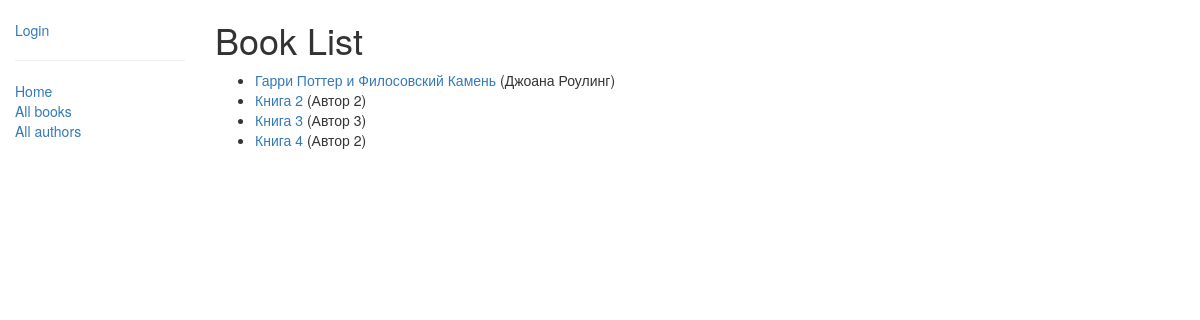
/catalog/books/, run on the app's committed database.
### catalog/models.py (models this page shows, shortened)
class Book(models.Model):
    title = models.CharField(max_length=200)
    author = models.ForeignKey('Author', on_delete=models.SET_NULL, null=True)
    summary = models.TextField(max_length=1000, help_text='Введите краткое описание книги')
    isbn = models.CharField('ISBN', max_length=13,
                            help_text='13 Character <a href="https://www.isbn-international.org/content/what-isbn">ISBN number</a>')
    genre = models.ManyToManyField(Genre, help_text='Выберите жанр для этой кнмги')
    language = models.ManyToManyField(Language, help_text='Выберите язык вашей книги')
    class Meta:
        verbose_name = 'Книга'
        verbose_name_plural = 'Книги'
    def display_genre(self):
        return ', '.join([genre.name for genre in self.genre.all()[:3]])
    display_genre.short_description = 'Genres'
    def get_absolute_url(self):
        return reverse('book-detail', args=[str(self.id)])

class Author(models.Model):
    first_name = models.CharField(max_length=50)
    last_name = models.CharField(max_length=50)
    date_of_birth = models.DateField(null=True, blank=True)
    date_of_death = models.DateField('died', null=True, blank=True)
    class Meta:
        verbose_name = 'Автор'
        verbose_name_plural = 'Авторы'
    def __str__(self):
        return '{0} {1}'.format(self.first_name, self.last_name)

### catalog/views.py (the view)
class BookListView(generic.ListView):
    model = Book
    paginate_by = 5

### catalog/templates/catalog/book_list.html (shortened to what this page needs)
{% extends "base_generic.html" %}
{% block content %}
    <h1>Book List</h1>
    {% if book_list %}
    <ul>
      {% for book in book_list %}
      <li>
        <a href="{{ book.get_absolute_url }}">{{ book.title }}</a> ({{book.author}})
      </li>
      {% endfor %}
    </ul>
    {% else %}
      <p>There are no books in the library.</p>
    {% endif %}
{% endblock %}

### data on the page
Book: title "Гарри Поттер и Филосовский Камень", author "Джоана Роулинг"
Book: title "Книга 2", author "Автор 2"
Book: title "Книга 3", author "Автор 3"
Book: title "Книга 4", author "Автор 2"
